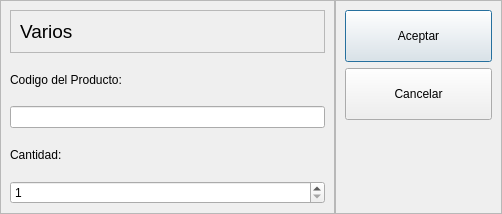
<?xml version="1.0" encoding="UTF-8"?>
<ui version="4.0">
 <class>Dialog</class>
 <widget class="QDialog" name="Dialog">
  <property name="geometry">
   <rect>
    <x>0</x>
    <y>0</y>
    <width>502</width>
    <height>214</height>
   </rect>
  </property>
  <property name="windowTitle">
   <string>Dialog</string>
  </property>
  <layout class="QHBoxLayout" name="horizontalLayout">
   <property name="spacing">
    <number>0</number>
   </property>
   <property name="leftMargin">
    <number>0</number>
   </property>
   <property name="topMargin">
    <number>0</number>
   </property>
   <property name="rightMargin">
    <number>0</number>
   </property>
   <property name="bottomMargin">
    <number>0</number>
   </property>
   <item>
    <widget class="QFrame" name="frame">
     <property name="sizePolicy">
      <sizepolicy hsizetype="Preferred" vsizetype="Preferred">
       <horstretch>2</horstretch>
       <verstretch>0</verstretch>
      </sizepolicy>
     </property>
     <property name="frameShape">
      <enum>QFrame::Shape::StyledPanel</enum>
     </property>
     <property name="frameShadow">
      <enum>QFrame::Shadow::Raised</enum>
     </property>
     <layout class="QVBoxLayout" name="verticalLayout_2">
      <property name="leftMargin">
       <number>9</number>
      </property>
      <item>
       <widget class="QFrame" name="frame_4">
        <property name="frameShape">
         <enum>QFrame::Shape::StyledPanel</enum>
        </property>
        <property name="frameShadow">
         <enum>QFrame::Shadow::Raised</enum>
        </property>
        <layout class="QHBoxLayout" name="horizontalLayout_2">
         <item>
          <widget class="QLabel" name="label_3">
           <property name="font">
            <font>
             <pointsize>14</pointsize>
            </font>
           </property>
           <property name="text">
            <string>Varios</string>
           </property>
          </widget>
         </item>
         <item>
          <spacer name="horizontalSpacer">
           <property name="orientation">
            <enum>Qt::Orientation::Horizontal</enum>
           </property>
           <property name="sizeHint" stdset="0">
            <size>
             <width>40</width>
             <height>20</height>
            </size>
           </property>
          </spacer>
         </item>
        </layout>
       </widget>
      </item>
      <item>
       <widget class="QLabel" name="label">
        <property name="text">
         <string>Codigo del Producto:</string>
        </property>
       </widget>
      </item>
      <item>
       <widget class="QLineEdit" name="codigoEditVarios"/>
      </item>
      <item>
       <widget class="QLabel" name="label_2">
        <property name="text">
         <string>Cantidad:</string>
        </property>
       </widget>
      </item>
      <item>
       <widget class="QSpinBox" name="cantidadSpin">
        <property name="minimum">
         <number>1</number>
        </property>
        <property name="maximum">
         <number>999</number>
        </property>
       </widget>
      </item>
     </layout>
    </widget>
   </item>
   <item>
    <widget class="QFrame" name="frame_2">
     <property name="sizePolicy">
      <sizepolicy hsizetype="Preferred" vsizetype="Preferred">
       <horstretch>1</horstretch>
       <verstretch>0</verstretch>
      </sizepolicy>
     </property>
     <property name="frameShape">
      <enum>QFrame::Shape::StyledPanel</enum>
     </property>
     <property name="frameShadow">
      <enum>QFrame::Shadow::Raised</enum>
     </property>
     <layout class="QVBoxLayout" name="verticalLayout">
      <item>
       <widget class="QPushButton" name="btnAceptar">
        <property name="sizePolicy">
         <sizepolicy hsizetype="Preferred" vsizetype="Preferred">
          <horstretch>0</horstretch>
          <verstretch>2</verstretch>
         </sizepolicy>
        </property>
        <property name="text">
         <string>Aceptar</string>
        </property>
       </widget>
      </item>
      <item>
       <widget class="QPushButton" name="btnCancelar">
        <property name="sizePolicy">
         <sizepolicy hsizetype="Minimum" vsizetype="Preferred">
          <horstretch>0</horstretch>
          <verstretch>2</verstretch>
         </sizepolicy>
        </property>
        <property name="text">
         <string>Cancelar</string>
        </property>
       </widget>
      </item>
      <item>
       <widget class="QFrame" name="frame_3">
        <property name="sizePolicy">
         <sizepolicy hsizetype="Preferred" vsizetype="Preferred">
          <horstretch>0</horstretch>
          <verstretch>3</verstretch>
         </sizepolicy>
        </property>
        <property name="frameShape">
         <enum>QFrame::Shape::NoFrame</enum>
        </property>
        <property name="frameShadow">
         <enum>QFrame::Shadow::Raised</enum>
        </property>
       </widget>
      </item>
     </layout>
    </widget>
   </item>
  </layout>
 </widget>
 <resources/>
 <connections/>
</ui>
